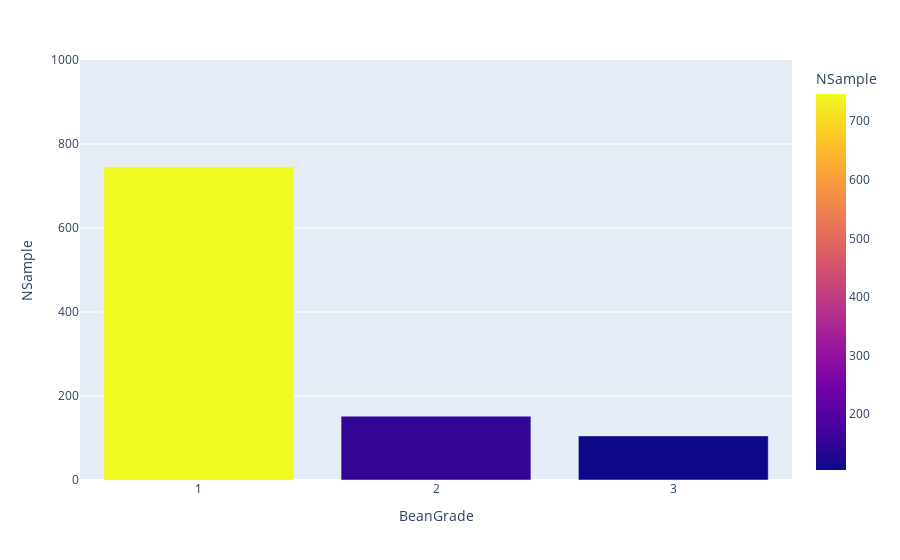

This figure's notebook cell:
### Code cell
fig = px.bar( df_grade, x = 'BeanGrade', y = 'NSample', color='NSample', range_y=[0,1000])
fig.show()

### Figure 1 — Plotly figure (JSON) as saved in the notebook; plotly's stock layout.template omitted (floating-point values rounded to 4 significant figures)
{"data": [{"alignmentgroup": "True", "hovertemplate": "BeanGrade=%{x}<br>NSample=%{marker.color}<extra></extra>", "legendgroup": "", "marker": {"color": [746, 152, 105], "coloraxis": "coloraxis", "pattern": {"shape": ""}}, "name": "", "offsetgroup": "", "orientation": "v", "showlegend": false, "textposition": "auto", "type": "bar", "x": ["1", "2", "3"], "xaxis": "x", "y": [746, 152, 105], "yaxis": "y"}], "layout": {"barmode": "relative", "coloraxis": {"colorbar": {"title": {"text": "NSample"}}, "colorscale": [[0, "#0d0887"], [0.1111, "#46039f"], [0.2222, "#7201a8"], [0.3333, "#9c179e"], [0.4444, "#bd3786"], [0.5556, "#d8576b"], [0.6667, "#ed7953"], [0.7778, "#fb9f3a"], [0.8889, "#fdca26"], [1, "#f0f921"]]}, "legend": {"tracegroupgap": 0}, "margin": {"t": 60}, "xaxis": {"anchor": "y", "domain": [0, 1], "title": {"text": "BeanGrade"}}, "yaxis": {"anchor": "x", "domain": [0, 1], "range": [0, 1000], "title": {"text": "NSample"}}}}
